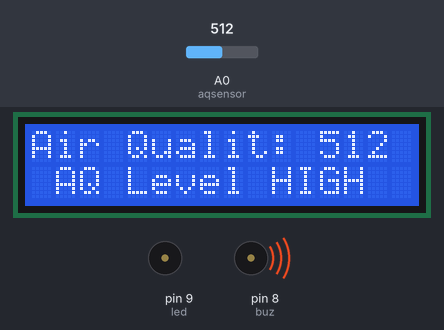
The sketch below on a simulated Arduino Uno, built with avr-gcc and run on an emulated ATmega328P. On the bench: 16×2 character LCD, buzzer (waves = sounding, pin HIGH). The inputs (shaded band) are chosen by the test bench; at power-on: A0 (aqsensor) = 512. What the sketch prints to the serial monitor is not drawn.

Above: at 0.92 s.
1.3 s: A0 (aqsensor) set to 262
At 1.68 s:
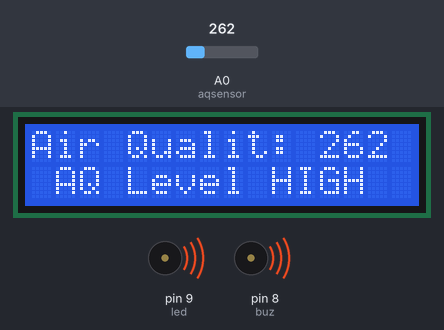
3.0 s: A0 (aqsensor) set to 239
At 3.9 s:
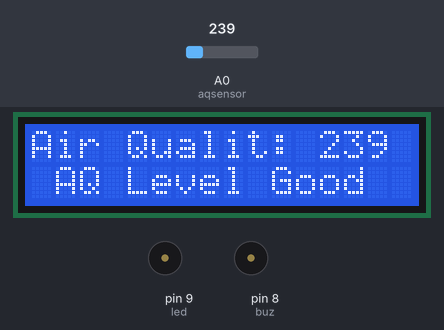
4.5 s: A0 (aqsensor) set to 260
At 4.96 s:
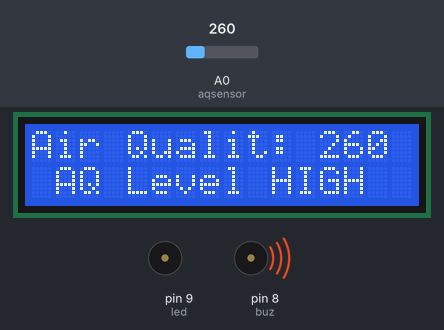
Timing chart, 0 to 12.1 s (numbered marks = the images above; inputs shaded):
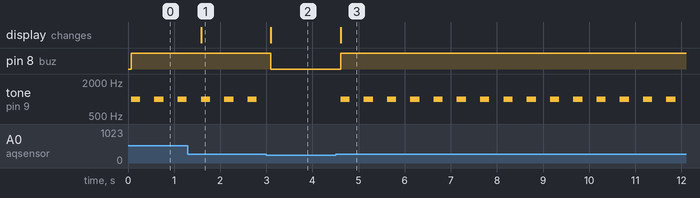

The sketch:

code.ino
```cpp
#include <LiquidCrystal.h>      //Header file for LCD
const int rs=12, en=11, d4=5, d5=4, d6=3, d7=2; //pins of LCD connected to Arduino
LiquidCrystal lcd(rs,en,d4,d5,d6,d7);

int buz = 8;  //buzzer connected to pin 8
int led = 9;  //led connected to pin 9

const int aqsensor = A0;  //output of mq135 connected to A0 pin of Arduino
int threshold = 250;      //Threshold level

void setup() {

  pinMode (buz,OUTPUT);     // buzzer is connected as Output from Arduino
  pinMode (led,OUTPUT);     // led is connected as output from Arduino
  pinMode (aqsensor,INPUT); // MQ135 is connected as INPUT to arduino

  Serial.begin (9600);

  lcd.clear();              // clear lcd
  lcd.begin (16,2);         // consider 16,2 lcd
}

void loop() {

  int ppm = analogRead(aqsensor); //read MQ135 analog outputs at A0 and store it in ppm

  Serial.print("Air Quality: ");
  Serial.println(ppm);

  lcd.setCursor(0,0);             // set cursor of lcd to 1st row and 1st column
  lcd.print("Air Qualit: ");
  lcd.print(ppm);

  if (ppm > threshold)            // check threshold level
    {
      lcd.setCursor(1,1);
      lcd.print("AQ Level HIGH");
      Serial.println("AQ Level HIGH");
      tone(led,1000,200);         //LED-> turn on time 1000mS, turn off time 200mS
      digitalWrite(buz,HIGH);     //Turn ON Buzzer
    }
  else
    {
      digitalWrite(led,LOW);   // turn off LED
      digitalWrite(buz,LOW);   //Turn off Buzzer
      lcd.setCursor(1,1);
      lcd.print ("AQ Level Good");
      Serial.println("AQ Level Good");
    }
  delay (500);
}
```

Measured:
- the behaviour switches between 251 and 250 on A0 (aqsensor) (found by bisection; images 1 and 2)
- after the input at 1.3 s, the display: changes after 0.28 s (image 1)
- after the input at 3.0 s, pin 8 (buz): HIGH → LOW after 0.10 s; tone on pin 9 (led): stops changing and stays silent; the display: changes after 0.10 s (image 2)
- after the input at 4.5 s, pin 8 (buz): LOW → HIGH after 0.11 s; tone on pin 9 (led): alternates 1000 Hz for 0.20 s and silent for 0.30 s, starting after 0.11 s; the display: changes after 0.11 s (image 3)
- by itself, tone on pin 9 (led): alternates 1000 Hz for 0.20 s and silent for 0.30 s
